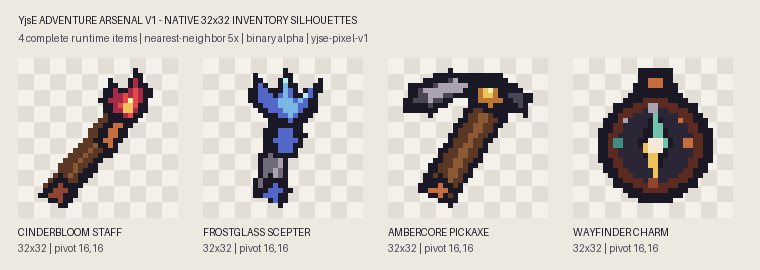
#> input picture Game.Data/art_direction/adventure_arsenal_v1_contact_sheet.png, 760 x 270 px, given in place of squirrel.png, which was not available
$ python build_wave_02_preview.py
#> lines starting #> are read from the running program, lines starting #| are printed output that depends on the picture; pictures that were not available may be replaced by others from this repository, and a replacement may not be noted
#!/usr/bin/env python3
"""Build the deterministic visual QA sheet for asset wave 02."""

from __future__ import annotations

from pathlib import Path

from PIL import Image, ImageDraw, ImageFont


ROOT = Path(__file__).resolve().parents[2]
OUTPUT = ROOT / "art_direction" / "wave_02_asset_preview.png"
LIGHT = (232, 226, 214, 255)
DARK = (35, 32, 46, 255)
INK = (27, 24, 38, 255)
PANEL = (198, 192, 184, 255)
FONT = ImageFont.load_default()

FOREGROUND = [
    ("SQUIRREL", "sprites/entities/critters/squirrel.png"),
    ("FIREFLY", "sprites/entities/critters/firefly.png"),
    ("FOREST BOAR", "sprites/entities/enemies/forest_boar.png"),
    ("CAVE SPIDER", "sprites/entities/enemies/cave_spider.png"),
    ("HAIR V2", "sprites/entities/player/player_hair_variants_v2.png"),
    ("CLOTHES V2", "sprites/entities/player/player_clothes_variants_v2.png"),
    ("ACCESSORIES", "sprites/entities/player/player_accessories_hats.png"),
    ("MANA CRYSTAL", "sprites/items/accessories/mana_crystal.png"),
    ("MINING CHARM", "sprites/items/accessories/mining_charm.png"),
    ("CHAIR", "sprites/world/objects/chair.png"),
    ("TABLE", "sprites/world/objects/table.png"),
    ("CHEST", "sprites/world/objects/chest.png"),
    ("LANTERN", "sprites/world/objects/lantern.png"),
]

BACKGROUNDS = [
    ("MEADOW", "sprites/world/backgrounds/meadow_parallax_layer.png"),
    ("MUSHROOM CAVES", "sprites/world/backgrounds/mushroom_cave_parallax_layer.png"),
    ("CRYSTAL DEPTHS", "sprites/world/backgrounds/crystal_depths_parallax_layer.png"),
]


def load(relative_path: str) -> Image.Image:
    return Image.open(ROOT / relative_path).convert("RGBA")


def checker(width: int, height: int, a, b) -> Image.Image:
    target = Image.new("RGBA", (width, height), a)
    draw = ImageDraw.Draw(target)
    size = 8
    for y in range(0, height, size):
        for x in range(0, width, size):
            if (x // size + y // size) % 2:
                draw.rectangle((x, y, x + size - 1, y + size - 1), fill=b)
    return target


def paste_center(canvas: Image.Image, sprite: Image.Image, box, scale: int) -> None:
    x, y, width, height = box
    scaled = sprite.resize((sprite.width * scale, sprite.height * scale), Image.Resampling.NEAREST)
    px = x + (width - scaled.width) // 2
    py = y + (height - scaled.height) // 2
    canvas.alpha_composite(scaled, (px, py))


def main() -> None:
    canvas = Image.new("RGBA", (3000, 3600), (244, 240, 232, 255))
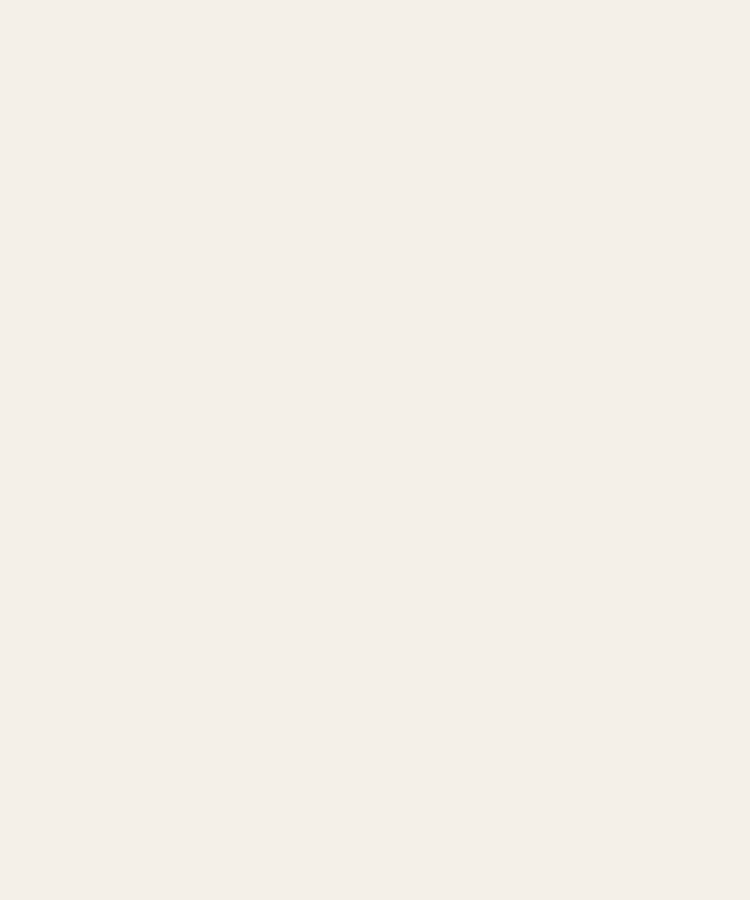
#> canvas: PIL image 3000x3600 RGBA (shown at 1/4 size); mean R, G, B, A 244, 240, 232, 255
    draw = ImageDraw.Draw(canvas)
    draw.text((28, 20), "YjsE WAVE 02 - CREATURES / BIOMES / CHARACTER / PROPS", font=FONT, fill=INK)
    draw.text((28, 38), "Nearest-neighbor QA: 1x / 2x / 3x / 4x on light and dark fields", font=FONT, fill=INK)

    y = 70
    for label, path in FOREGROUND:
        sprite = load(path)
#> in load, returned value is the input picture: PIL image 760x270 RGBA; mean R, G, B, A 208.4, 203.1, 197.4, 255
        row_height = max(108, sprite.height * 4 + 28)
#> row_height = 1108
        draw.rectangle((20, y, 2980, y + row_height), fill=PANEL)
        draw.text((30, y + 8), f"{label}  {sprite.width}x{sprite.height}", font=FONT, fill=INK)
        x = 180
        for background in (LIGHT, DARK):
            for scale in (1, 2, 3, 4):
                cell_w = max(80, sprite.width * scale + 16)
                field = checker(cell_w, row_height - 16, background, tuple(max(0, channel - 12) for channel in background[:3]) + (255,))
                canvas.alpha_composite(field, (x, y + 8))
                draw.text((x + 4, y + 10), f"{scale}x", font=FONT, fill=INK if background == LIGHT else LIGHT)
                paste_center(canvas, sprite, (x, y + 16, cell_w, row_height - 20), scale)
                x += cell_w + 8
#> this loop made 2 passes
#> pass 1, in checker, `target = Image.new("RGBA", (width, height), a)`:
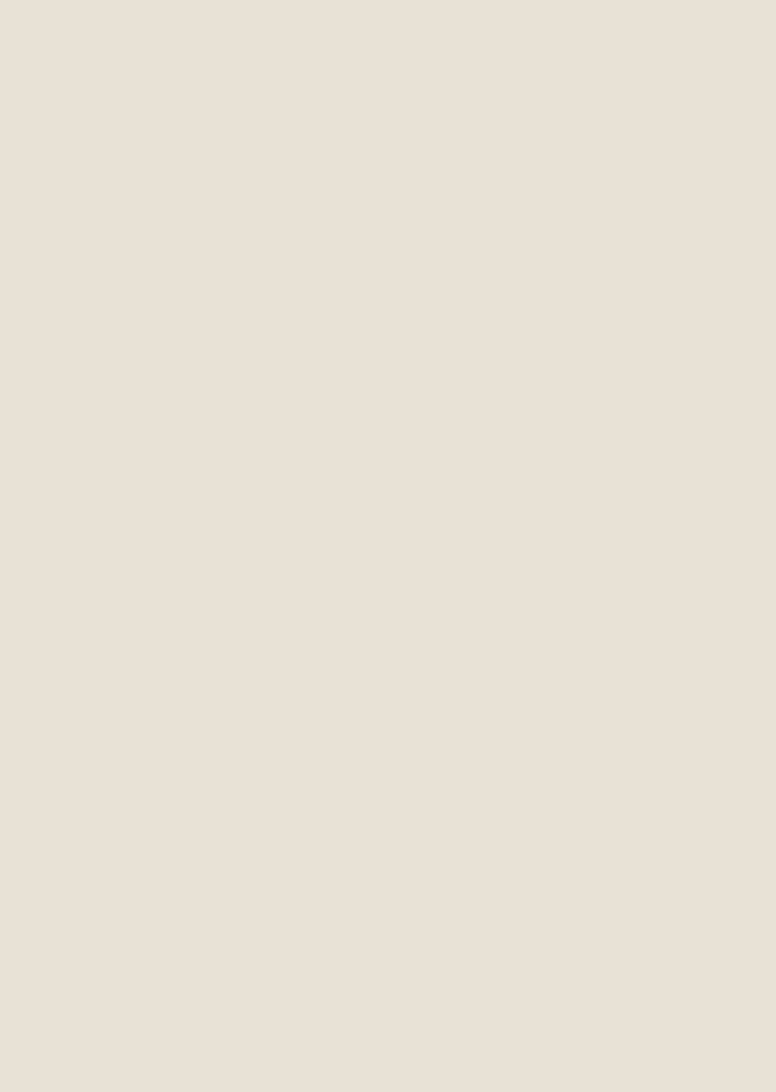
#> target: PIL image 776x1092 RGBA; mean R, G, B, A 232, 226, 214, 255
#> pass 1, in checker (call 2), `target = Image.new("RGBA", (width, height), a)`:
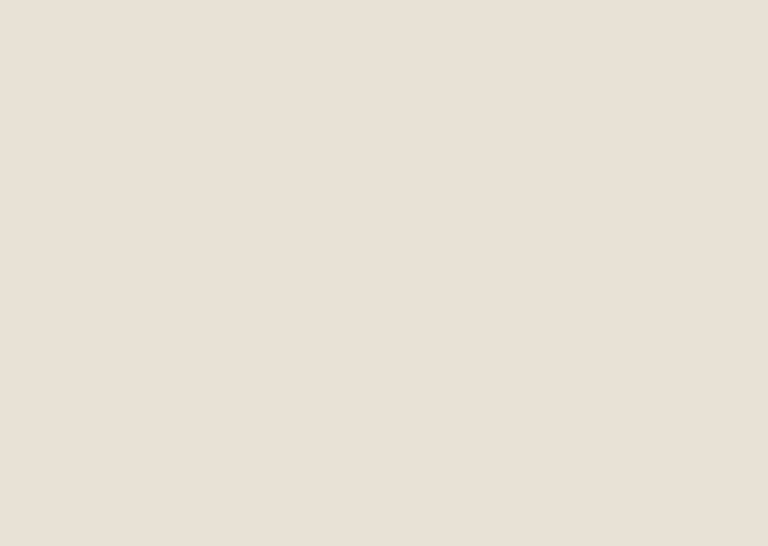
#> target: PIL image 1536x1092 RGBA (shown at 1/2 size); mean R, G, B, A 232, 226, 214, 255
#> pass 1, in checker (call 3), `target = Image.new("RGBA", (width, height), a)`:
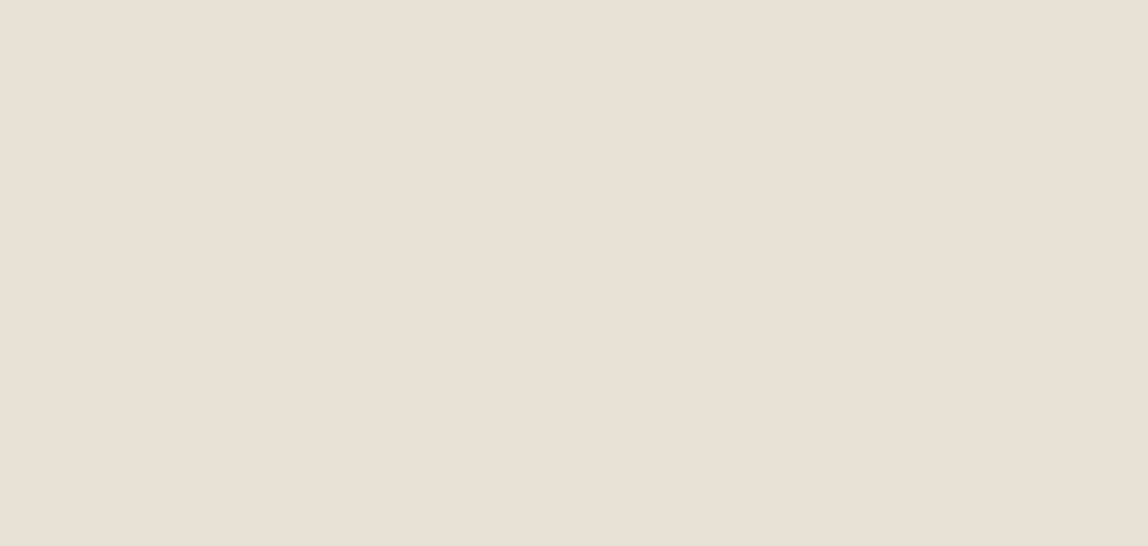
#> target: PIL image 2296x1092 RGBA (shown at 1/2 size); mean R, G, B, A 232, 226, 214, 255
#> after the loop:
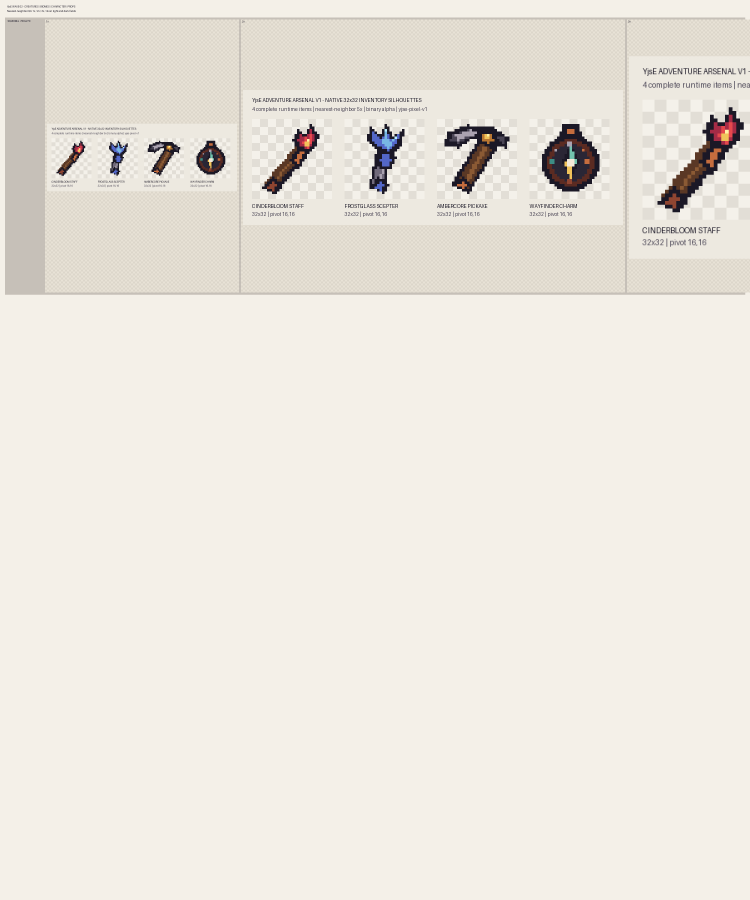
#> canvas: PIL image 3000x3600 RGBA (shown at 1/4 size); mean R, G, B, A 235.7, 231.1, 222.8, 255
#> after the loop:
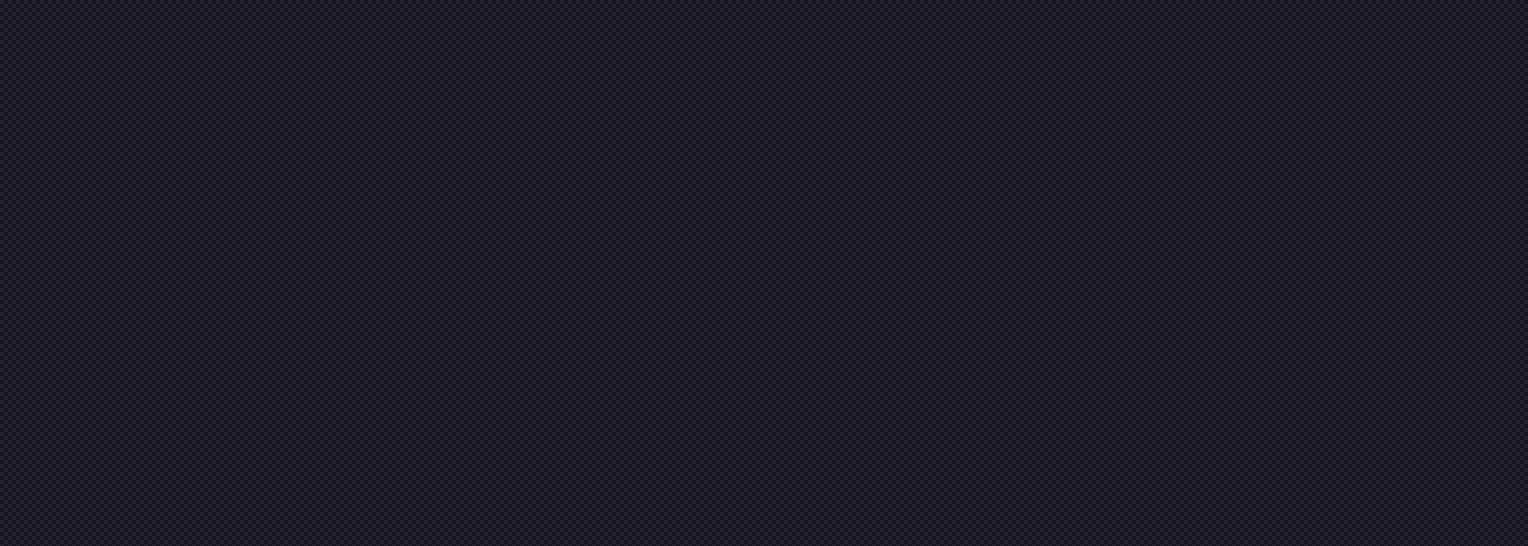
#> field: PIL image 3056x1092 RGBA (shown at 1/2 size); mean R, G, B, A 29, 26, 40, 255
#> after the loop, x = 15572
        y += row_height + 10
#> y = 1188
#> pass 2 of the loop in main, `for label, path in FOREGROUND:`:
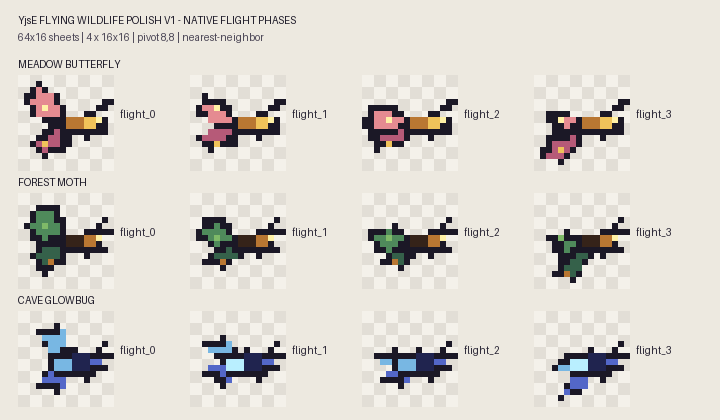
#> input picture Game.Data/art_direction/flying_wildlife_polish_v1_contact_sheet.png, 720 x 420 px, given in place of firefly.png, which was not available
#> in load, returned value is the input picture: PIL image 720x420 RGBA; mean R, G, B, A 218.1, 214, 207.1, 255
#> the loop in main, `for background in (LIGHT, DARK):` made 2 passes
#> pass 1, in checker (call 11), `target = Image.new("RGBA", (width, height), a)`:
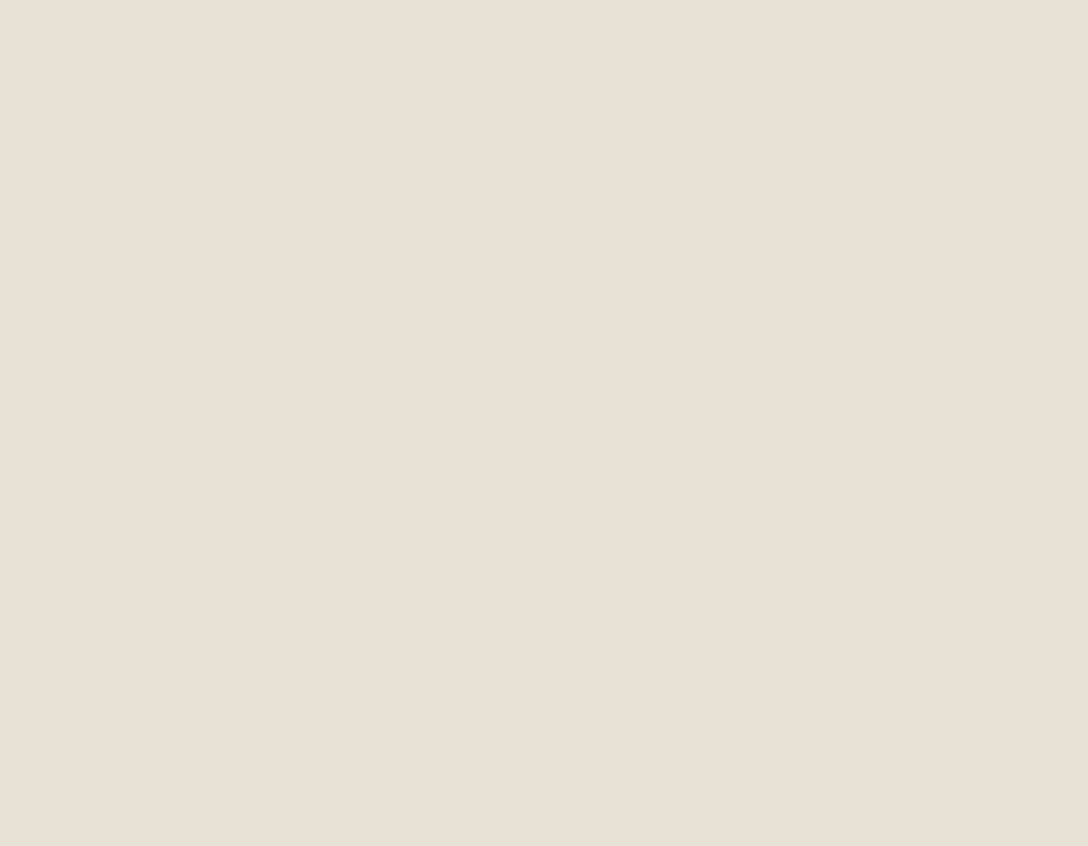
#> target: PIL image 2176x1692 RGBA (shown at 1/2 size); mean R, G, B, A 232, 226, 214, 255
#> after the loop in main, `for background in (LIGHT, DARK):`:
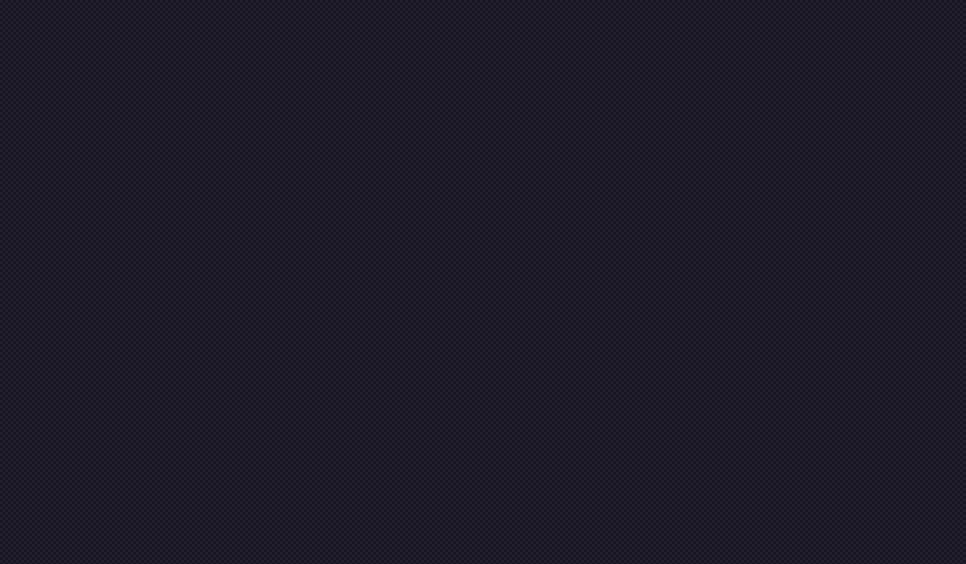
#> field: PIL image 2896x1692 RGBA (shown at 1/3 size); mean R, G, B, A 29, 26, 40, 255
#> after the loop in main, `for background in (LIGHT, DARK):`: x = 14772

    draw.text((28, y + 8), "PARALLAX BACKGROUNDS - NATIVE PERIOD + WRAP SEAM + DETAIL ZOOMS", font=FONT, fill=INK)
    y += 30
    for label, path in BACKGROUNDS:
        sprite = load(path)
        draw.rectangle((20, y, 2980, y + 282), fill=PANEL)
        draw.text((30, y + 8), f"{label}  {sprite.width}x{sprite.height}", font=FONT, fill=INK)
        canvas.alpha_composite(sprite, (30, y + 28))
        wrap = Image.new("RGBA", (640, 128))
        wrap.alpha_composite(sprite.crop((448, 0, 512, 128)), (0, 0))
        wrap.alpha_composite(sprite, (64, 0))
        wrap.alpha_composite(sprite.crop((0, 0, 64, 128)), (576, 0))
        canvas.alpha_composite(wrap, (570, y + 28))
        draw.line((634, y + 28, 634, y + 156), fill=(255, 241, 166, 255), width=1)
        detail = sprite.crop((192, 64, 256, 96))
        x = 30
        for scale in (1, 2, 3, 4):
            zoom = detail.resize((detail.width * scale, detail.height * scale), Image.Resampling.NEAREST)
            canvas.alpha_composite(zoom, (x, y + 174))
            draw.text((x, y + 160), f"{scale}x", font=FONT, fill=INK)
            x += zoom.width + 18
        y += 294

    used = canvas.crop((0, 0, canvas.width, min(canvas.height, y + 20)))
    used.save(OUTPUT, format="PNG", optimize=False, compress_level=9)


if __name__ == "__main__":
#> (the run stopped early here; a loop or call above may not have finished)
